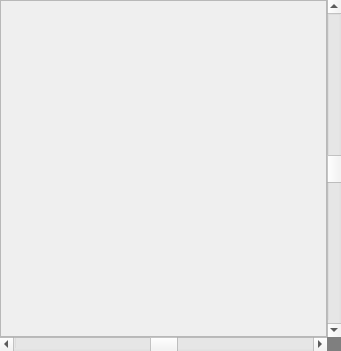
<?xml version="1.0" encoding="UTF-8"?>
<ui version="4.0">
 <class>ArchitectureWindow</class>
 <widget class="QWidget" name="ArchitectureWindow">
  <property name="geometry">
   <rect>
    <x>0</x>
    <y>0</y>
    <width>341</width>
    <height>351</height>
   </rect>
  </property>
  <property name="windowTitle">
   <string>Form</string>
  </property>
  <property name="styleSheet">
   <string notr="true"/>
  </property>
  <layout class="QGridLayout" name="gridLayout">
   <property name="leftMargin">
    <number>0</number>
   </property>
   <property name="topMargin">
    <number>0</number>
   </property>
   <property name="rightMargin">
    <number>0</number>
   </property>
   <property name="bottomMargin">
    <number>0</number>
   </property>
   <property name="spacing">
    <number>0</number>
   </property>
   <item row="1" column="0">
    <widget class="QScrollBar" name="horizontalScrollBar">
     <property name="minimum">
      <number>-200</number>
     </property>
     <property name="maximum">
      <number>200</number>
     </property>
     <property name="orientation">
      <enum>Qt::Horizontal</enum>
     </property>
    </widget>
   </item>
   <item row="0" column="0">
    <widget class="QFrame" name="frame">
     <property name="frameShape">
      <enum>QFrame::StyledPanel</enum>
     </property>
     <property name="frameShadow">
      <enum>QFrame::Raised</enum>
     </property>
    </widget>
   </item>
   <item row="0" column="1">
    <widget class="QScrollBar" name="verticalScrollBar">
     <property name="minimum">
      <number>-200</number>
     </property>
     <property name="maximum">
      <number>200</number>
     </property>
     <property name="orientation">
      <enum>Qt::Vertical</enum>
     </property>
    </widget>
   </item>
   <item row="1" column="1">
    <widget class="QLabel" name="label">
     <property name="styleSheet">
      <string notr="true">#label{
border: none;
background: #7f7f7f;
}
</string>
     </property>
     <property name="text">
      <string/>
     </property>
    </widget>
   </item>
  </layout>
 </widget>
 <resources/>
 <connections/>
</ui>
